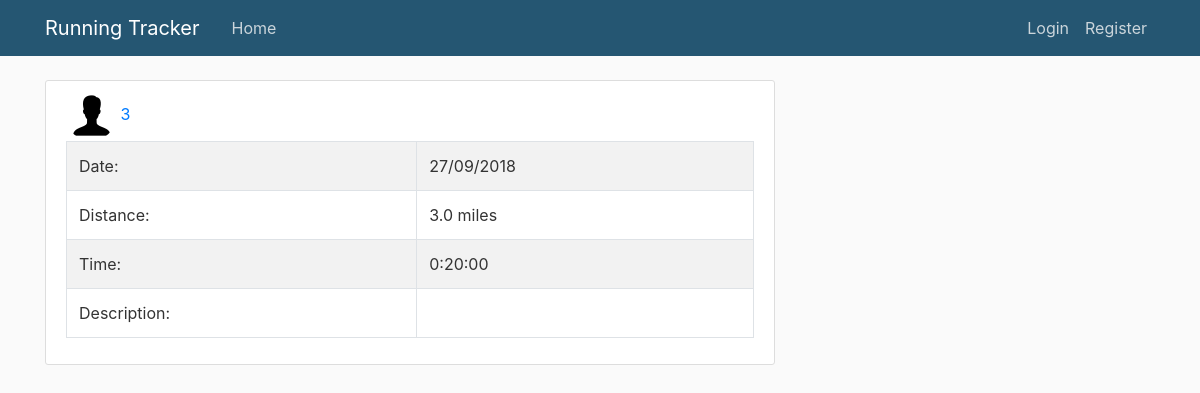
Screenshot of /run/8/ with the database file from the repository.
### tracker/models.py (models this page shows, shortened)
class Run(models.Model):
    UNIT_CHOICES = (
        ('km','kilometers'),
        ('miles','miles'),
    )
    date_added= models.DateTimeField(default=timezone.now)
    date_ran = models.DateTimeField(default=timezone.now)
    distance = models.FloatField(validators=[MinValueValidator(0)])
    units = models.CharField(max_length=5,choices=UNIT_CHOICES,default="km")
    time = models.DurationField()
    author = models.ForeignKey(User, on_delete=models.CASCADE)
    description = models.TextField(default="",blank=True)

### users/models.py (models this page shows, shortened)
class Profile(models.Model):
    user = models.OneToOneField(User, on_delete=models.CASCADE)
    image = models.ImageField(default='default.jpg', upload_to='profile_pics')

### tracker/views.py (the view)
# urls.py: path('run/<int:pk>/', RunDetailView.as_view(), name='run-detail'),
class RunDetailView(DetailView):
    model = Run

### tracker/templates/tracker/run_detail.html (shortened to what this page needs)
{% extends "tracker/includes/base.html" %}
{% block content %}
  <article class="media content-section">
    <div class="media-body">
      <div class="article-metadata">
        <img class="rounded-circle article-img" src="{{ object.author.profile.image.url }}">
        <a class="mr-2" href="{% url 'profile' %}">{{ object.author }}</a>
      </div>
      <table class="table table-bordered table-striped">
        <tr>
          <td scope="row">Date:</td>
          <td>{{ object.date_ran|date:"d/m/Y" }}</td>
        </tr>
        <tr>
          <td scope="row">Distance:</td>
          <td>{{ object.distance }} {{ object.units }}</td>
        </tr>
        <tr>
          <td scope="row">Time:</td>
          <td>{{ object.time }} {{ objects.units}}</td>
        <tr>
          <td scope="row">Description:</td>
          <td>{{ object.description }}</td>
        </tr>
      </table>
    </div>
  </article>
{% endblock content %}

### tracker/static/tracker/main.css (style rules this page uses)
body { background: #fafafa; color: #333333; margin-top: 5rem; }
.content-section { background: #ffffff; padding: 10px 20px; border: 1px solid #dddddd; border-radius: 3px; margin-bottom: 20px; }

### rows the page displays
Run: author.profile.image (placeholder picture), author "3", date_ran "27/09/2018", distance "3.0", units "miles", time "0:20:00"
